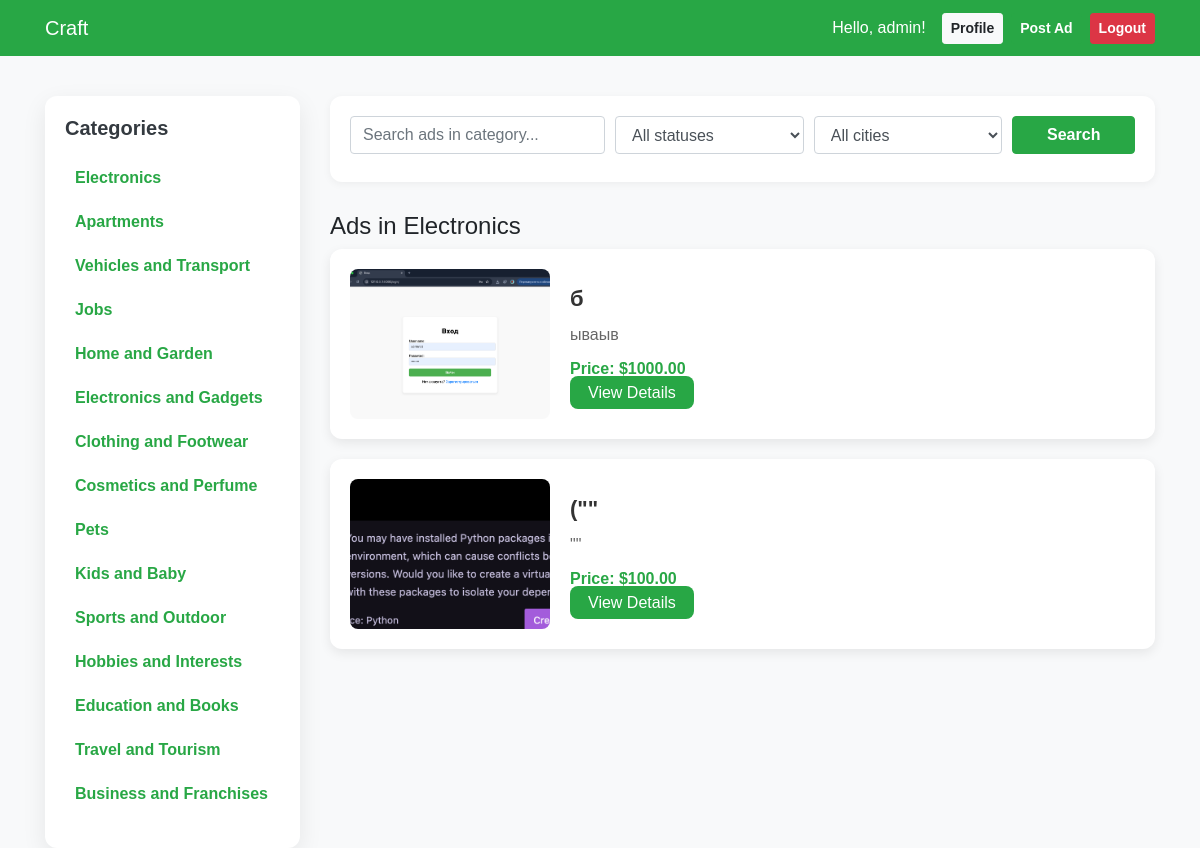
/category/2/ (signed in), run on an earlier commit of the app's database.
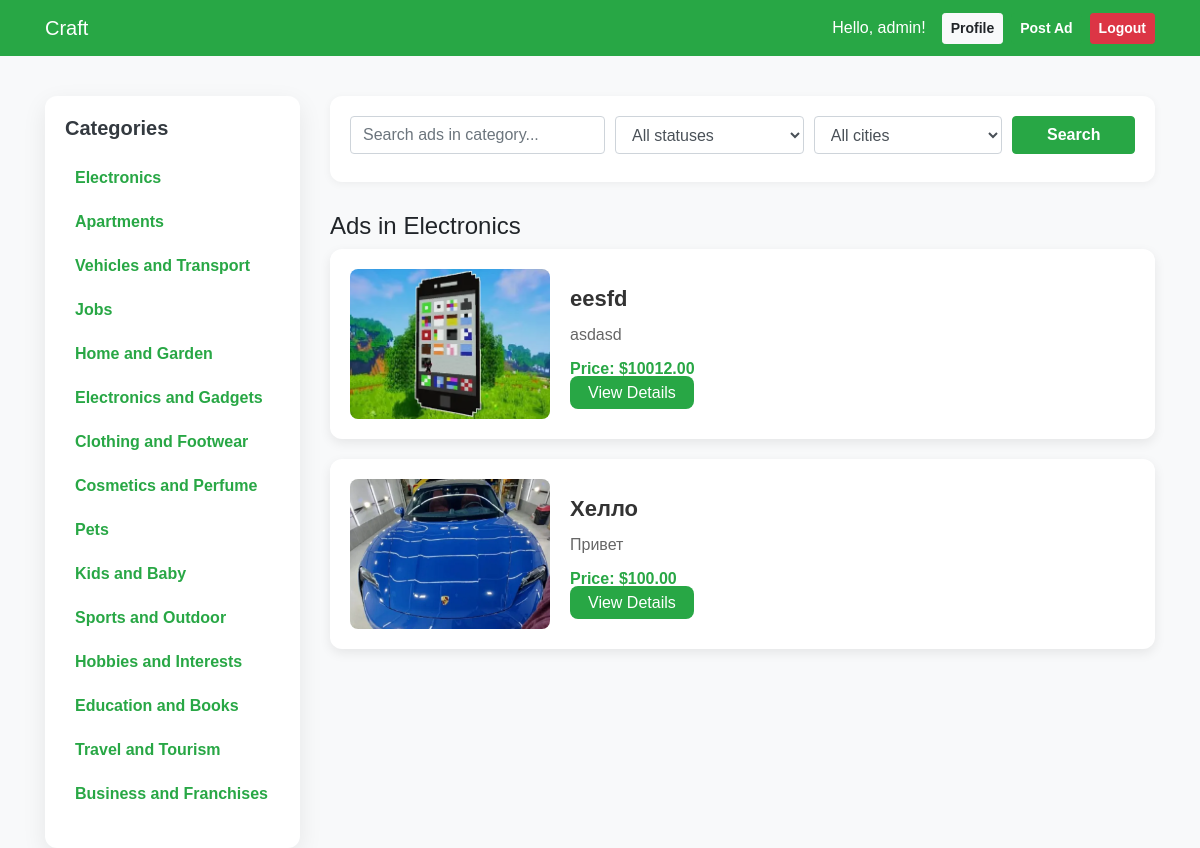
And on a later commit of the database.
### myapp/models.py (models this page shows, shortened)
class Category(models.Model):
    name = models.CharField(max_length=100)

class Ad(models.Model):
    title = models.CharField(max_length=255)
    description = models.TextField()
    price = models.DecimalField(max_digits=10, decimal_places=2)
    created_at = models.DateTimeField(auto_now_add=True)
    author = models.ForeignKey(User, on_delete=models.CASCADE)
    category = models.ForeignKey(Category, on_delete=models.SET_NULL, null=True)
    favorite_users = models.ManyToManyField(User, related_name='favorite_ads', blank=True)
    status = models.ForeignKey('AdStatus', on_delete=models.SET_NULL, null=True, default=None)
    city = models.CharField(max_length=100, blank=True)

class AdImage(models.Model):
    ad = models.ForeignKey(Ad, related_name="images", on_delete=models.CASCADE)  # Связь с объявлением
    image = models.ImageField(upload_to='ads/images/')  # Путь для загрузки изображений
    created_at = models.DateTimeField(auto_now_add=True)

### myapp/views.py (the view)
# urls.py: path('category/<int:category_id>/', views.category_ads, name='category_ads'),
@login_required
def category_ads(request, category_id):
    category = get_object_or_404(Category, id=category_id)
    ads_list = Ad.objects.filter(category=category).exclude(status__name__in=["On moderation", "Sold"])
    query, status, city = map(request.GET.get, ('q', 'status', 'city'))
    if query:
        ads_list = ads_list.annotate(
            lower_title=Lower('title'),
            lower_description=Lower('description')
        ).filter(Q(lower_title__icontains=query) | Q(lower_description__icontains=query))
    if status:
        ads_list = ads_list.filter(status__name__iexact=status)
    if city:
        ads_list = ads_list.filter(city=city)
    paginator = Paginator(ads_list.order_by('-created_at'), 10)
    return render(request, 'category_ads.html', {
        'category': category,
        'ads': paginator.get_page(request.GET.get('page')),
        'categories': Category.objects.all(),
        'query': query,
        'status': status,
        'city': city,
    })

### myapp/templates/category_ads.html (shortened to what this page needs)
{% load static %}
<!DOCTYPE html>
<html lang="ru">
<head>
  <link rel="stylesheet" href="https://stackpath.bootstrapcdn.com/bootstrap/4.5.2/css/bootstrap.min.css">
</head>
<body>
  <nav class="navbar navbar-expand-lg navbar-dark">
      <div class="container">
        <a href="{% url 'home' %}" class="navbar-brand">Craft</a>
        <div class="ml-auto d-flex align-items-center gap-2">
          <span class="text-white mr-3">Hello, {{ request.user.username }}!</span>
          <a href="{% url 'profile' %}" class="btn btn-light btn-sm mr-2">Profile</a>
          <a href="{% url 'create_ad' %}" class="btn btn-success btn-sm mr-2">Post Ad</a>
          <form action="{% url 'logout' %}" method="post" style="margin: 0;">
            <button type="submit" class="btn btn-danger btn-sm">Logout</button>
          </form>
        </div>
      </div>
    </nav>
  <div class="container container-main">
    <div class="row">
      <div class="col-md-3">
        <div class="sidebar">
          <h5>Categories</h5>
          <ul class="category-list">
            {% for category in categories %}
              <li>
                <a href="{% url 'category_ads' category.id %}">{{ category.name }}</a>
              </li>
            {% empty %}
              <li>No categories available.</li>
            {% endfor %}
          </ul>
        </div>
      </div>
      <div class="col-md-9">
        <div class="filter-form">
          <form method="get" class="form-row">
            <div class="col-md-4 mb-2">
              <input type="text" name="q" class="form-control" placeholder="Search ads in category..." value="{{ request.GET.q }}">
            </div>
            <div class="col-md-3 mb-2">
              <select name="status" class="form-control">
                <option value="">All statuses</option>
              </select>
            </div>
            <div class="col-md-3 mb-2">
              <select name="city" class="form-control">
                <option value="">All cities</option>
              </select>
            </div>
            <div class="col-md-2 mb-2">
              <button type="submit" class="btn btn-success btn-block">Search</button>
            </div>
          </form>
        </div>
        <h4>Ads in {{ category.name }}</h4>
        <div class="row">
          {% for ad in ads %}
            <div class="col-md-12">
              <div class="announcement">
                  <div class="announcement-image">
                      {% if ad.images.all %}
                          <img src="{{ ad.images.first.image.url }}" alt="Image" loading="lazy">
                      {% else %}
                          {% if ad.status.name == "Sold" %}
                              <img src="{% static 'images/sold.jpg' %}" alt="Sold Image" loading="lazy">
                          {% else %}
                              <img src="{% static 'images/default-photo.jpg' %}" alt="Default Image" loading="lazy">
                          {% endif %}
                      {% endif %}
                  </div>
                  <div class="announcement-content">
                      <div class="announcement-title">{{ ad.title }}</div>
                      <div class="announcement-description">{{ ad.description|truncatewords:20 }}</div>
                      <div class="announcement-price">Price: ${{ ad.price }}</div>
                      <a href="{% url 'ad_detail' ad.id %}" class="announcement-btn">View Details</a>
                  </div>
              </div>
            </div>
          {% empty %}
            <div class="col-12">
              <div class="alert alert-info text-center">No ads found in this category.</div>
            </div>
          {% endfor %}
        </div>
      </div>
    </div>
  </div>
  </body>
  </html>

What changed in the data, as far as the page shows it:
removed Ad: images.first.image (picture), title "б", description "ываыв", price "1000.00"
removed Ad: images.first.image (picture), title "(\"\"", description "\"\"", price "100.00"
added Ad: images.first.image (picture), title "eesfd", description "asdasd", price "10012.00"
added Ad: images.first.image (picture), title "Хелло", description "Привет", price "100.00"
